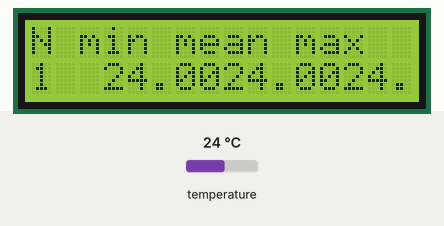
This sketch was run on a simulated Arduino Uno, built with avr-gcc and run on an emulated ATmega328P. Shown: 16×2 character LCD. The test bench sets the inputs (shaded band); at power-on: temperature 24 °C.

Above: at 1.2 s.
1.3 s: temperature set to 12 °C
At 2.5 s:
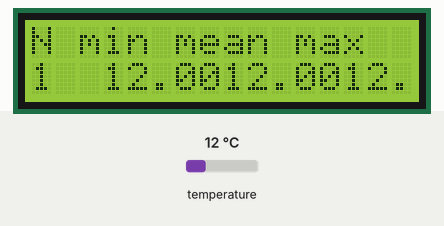
3.1 s: temperature set to 19 °C
At 3.8 s:
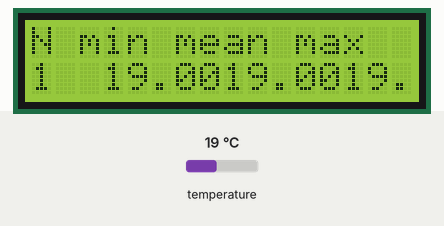
4.6 s: temperature set to 28 °C
At 5.0 s:
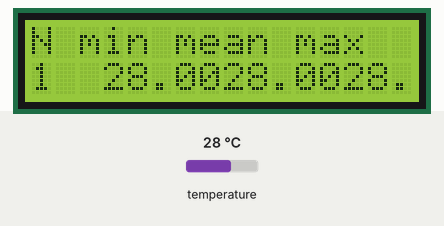
Timing chart, 0 to 7.6 s (numbered marks = the images above; inputs shaded):
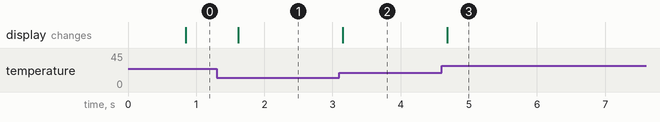

Measured:
- after the input at 1.3 s, the display: changes after 0.32 s (image 1)
- after the input at 3.1 s, the display: changes after 0.05 s (image 2)
- after the input at 4.6 s, the display: changes after 0.09 s (image 3)

The sketch:

ds1820b_test4.ino
```cpp
#include <OneWire.h>
#include <DallasTemperature.h>
#include <LiquidCrystal.h>

#define ONE_WIRE_BUS 2 // Data wire is plugged into pin 2 on the Arduino

OneWire oneWire(ONE_WIRE_BUS); // Setup a oneWire instance to communicate with any OneWire devices (not just Maxim/Dallas temperature ICs)
DallasTemperature sensors(&oneWire); // Pass our oneWire reference to Dallas Temperature.
int deviceCount; //this is for a device count

LiquidCrystal lcd(8, 9, 4, 5, 6, 7); // select the pins used on the LCD panel

void setup(void)
{
  sensors.begin(); // Start up the onewire library
  lcd.begin(16, 2);  // start the lcd library

  lcd.setCursor(0,0);
  lcd.print("N min mean max"); // print a simple message

}


void loop(void)
{
  deviceCount = sensors.getDeviceCount(); //get a count all all ds18b20s
  double tmin, tmean, tmax;
  sensors.requestTemperatures(); // Send the command to get temperatures
  //Serial.print(sensors.getTempCByIndex(0));
  for (int ii = 0; ii < deviceCount; ii++)
  {
    if (ii==0)
    {
      tmin = tmean = tmax = sensors.getTempCByIndex(ii);
    }
    else
    {
      tmean = tmean + sensors.getTempCByIndex(ii);
      if (sensors.getTempCByIndex(ii)<tmin) tmin = sensors.getTempCByIndex(ii);
      if (sensors.getTempCByIndex(ii)>tmax) tmax = sensors.getTempCByIndex(ii);
    }
  }  // end of for
  tmean = tmean / deviceCount;

  lcd.setCursor(0,1);
  lcd.print(deviceCount); // print a simple message
  lcd.setCursor(3,1);
  lcd.print(tmin); // print a simple message
  lcd.setCursor(8,1);
  lcd.print(tmean); // print a simple message
  lcd.setCursor(13,1);
  lcd.print(tmax); // print a simple message


}
```
